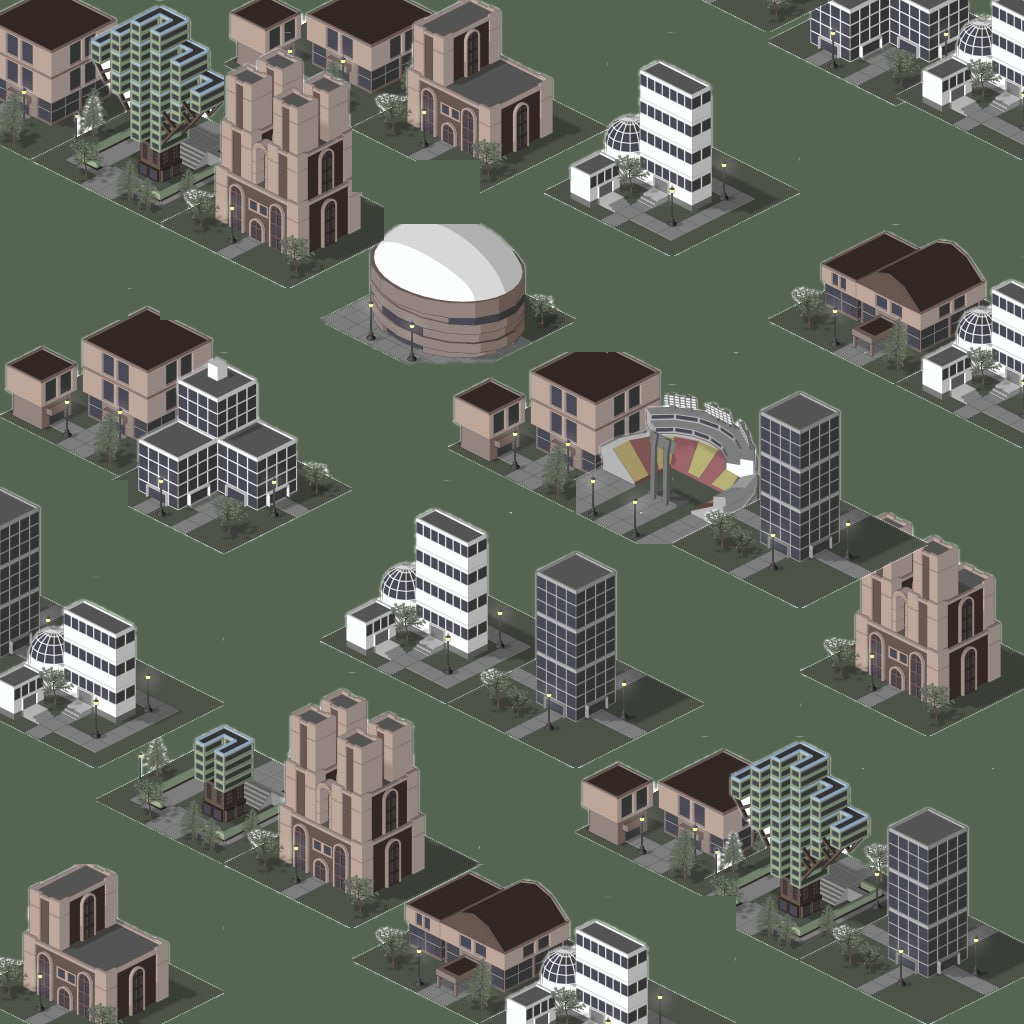

This game map was drawn from its Tiled (.tmx) file and the tilesets committed beside it. A one-line description and the trimmed map source follow:
An orthogonal 32x32 tile map with 32x32 px tiles, 6 tile layers (Слой тайлов 6, Слой тайлов 5, Слой тайлов 3, Слой тайлов 1, ...), 7 tilesets and 38 objects.

<map version="1.10" tiledversion="1.11.0" orientation="orthogonal" renderorder="right-down" width="32" height="32" tilewidth="32" tileheight="32" infinite="0" nextlayerid="8" nextobjectid="41">
 <tileset firstgid="1" source="acetone-2025128-192039-741.tsx" />
 <tileset firstgid="1601" source="econU_buildings_2.tsx" />
 <tileset firstgid="3201" source="pixil-frame-0 (5).tsx" />
 <tileset firstgid="3210" source="pixil-frame-0 (4).tsx" />
 <tileset firstgid="3219" source="pixil-frame-0 (3).tsx" />
 <tileset firstgid="3228" source="pixil-frame-0 (2).tsx" />
 <tileset firstgid="3237" source="pixil-frame-0 (1).tsx" />
 <layer id="6" name="Слой тайлов 6" width="32" height="32">
  <data>[1024 cells, 26 non-empty, 26 distinct tile ids]</data>
 </layer>
 <layer id="5" name="Слой тайлов 5" width="32" height="32">
  <data>[1024 cells, 1024 non-empty, 15 distinct tile ids]</data>
 </layer>
 <layer id="3" name="Слой тайлов 3" width="32" height="32">
  <data>[1024 cells, 106 non-empty, 41 distinct tile ids]</data>
 </layer>
 <layer id="1" name="Слой тайлов 1" width="32" height="32">
  <data>[1024 cells, 611 non-empty, 462 distinct tile ids]</data>
 </layer>
 <layer id="2" name="Слой тайлов 2" width="32" height="32">
  <data>[1024 cells, 429 non-empty, 264 distinct tile ids]</data>
 </layer>
 <layer id="4" name="Слой тайлов 4" width="32" height="32">
  <data>[1024 cells, 133 non-empty, 61 distinct tile ids]</data>
 </layer>
 <objectgroup id="7" name="Collision" opacity="0">
  <object id="1" x="0" y="384" width="224" height="32" />
  <object id="2" x="96" y="352" width="96" />
  <object id="3" x="96" y="416" width="128" height="32" />
  <object id="4" x="160" y="448" width="128" height="32" />
  <object id="5" x="192" y="480" width="64" height="32" />
  <object id="6" x="0" y="608" width="32" height="32" />
  <object id="7" x="0" y="640" width="128" height="64" />
  <object id="8" x="64" y="704" width="64" height="32" />
  <object id="9" x="0" y="544" width="32" height="64" />
  <object id="11" x="160" y="800" width="96" height="32" />
  <object id="12" x="192" y="768" width="64" height="32" />
  <object id="13" x="256" y="768" width="128" height="96" />
  <object id="14" x="320" y="736" width="32" height="32" />
  <object id="15" x="352" y="736" width="32" height="32" />
  <object id="17" x="512" y="416" width="192" height="32" />
  <object id="18" x="544" y="448" width="192" height="32" />
  <object id="19" x="736" y="448" width="64" />
  <object id="20" x="544" y="352" width="288" height="64" />
  <object id="21" x="704" y="416" width="128" height="128" />
  <object id="22" x="608" y="480" width="96" height="32" />
  <object id="23" x="480" y="416" width="32" height="32" />
  <object id="24" x="384" y="576" width="96" height="64" />
  <object id="25" x="448" y="640" width="128" height="64" />
  <object id="26" x="576" y="672" width="64" height="64" />
  <object id="27" x="640" y="800" width="160" height="64" />
  <object id="28" x="768" y="864" width="32" height="64" />
  <object id="29" x="416" y="928" width="192" height="64" />
  <object id="30" x="480" y="992" width="160" height="32" />
  <object id="31" x="0" y="864" width="160" height="160" />
  <object id="32" x="0" y="0" width="416" height="96" />
  <object id="33" x="384" y="256" width="128" height="64" />
  <object id="34" x="32" y="96" width="256" height="96" />
  <object id="35" x="224" y="192" width="64" height="32" />
  <object id="36" x="608" y="128" width="128" height="64" />
  <object id="37" x="448" y="32" width="64" height="96" />
  <object id="38" x="704" y="0" width="128" height="64" />
  <object id="39" x="640" y="192" width="64" height="32" />
  <object id="40" x="672" y="192" />
 </objectgroup>
</map>
